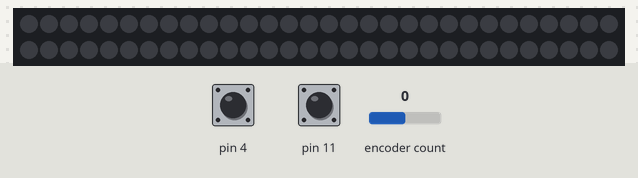
This sketch was run on a simulated Arduino Uno, built with avr-gcc and run on an emulated ATmega328P. Shown: 60 RGB LEDs in strip order, left to right, continuing on the next row. The test bench sets the inputs (shaded band); at power-on: encoder count 0, pin 11 HIGH, pin 4 HIGH. Dim RGB values are drawn brighter than linear; random numbers use the default seed unless the sketch sets one.

Above: at 1.2 s.
1.3 s: encoder count set to 1
At 2.74 s:
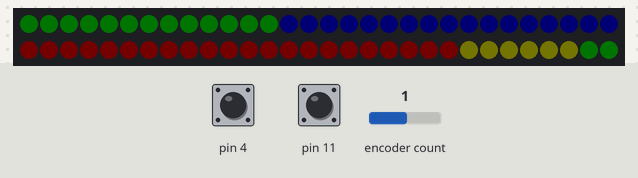
3.1 s: pin 11 pulled LOW for 0.15 s
At 3.63 s:
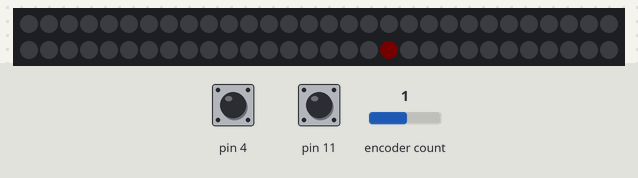
3.8 s: encoder count set to 5
6.7 s: pin 11 pulled LOW for 0.15 s
7.4 s: pin 11 pulled LOW for 0.15 s
8.1 s: encoder count set to 9
Timing chart, 0 to 11.1 s (numbered marks = the images above; inputs shaded):
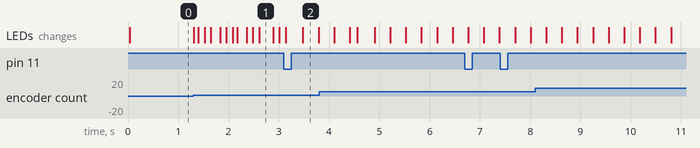

Measured:
- after the input at 1.3 s, the LEDs: first change at once (image 1 shows a later state)

The sketch:

address_LED_strip.ino
```cpp
/* прошивка гирлянды от АРТЕМА МАТВЕЕВА
 *
 * может использоватся в качестве гирлянды или как подсветка рабочего стола
 * имеет 5 режимов работы (можно добавлять и убирать)
 * может работать автономно
 * ВСЕ КОМПОНЕНТЫ ДЛЯ СБОРКИ ЕСТЬ В ГАЙВЕР КИТ!
 * создано для конкурса GIANT4
 */
//==========ИЗМЕНИТЬ==========//
#define A 9 // пин энкодера
#define B 10 // пин энкодера
#define C 11 // пин кнопки энкодера
#define LED_PIN 8 // пин ардесной светодиодной ленты
#define MODEL WS2812 // модель ленты
#define LED_NUM 60 // кол-во светодиодов ленте
#define MIN_LIGHT 0 // минималная яркость
#define MAX_LIGHT 100 // максималная яркость
#define MODES 5 // всего режимов
#define BRIGHT 15 // начальня яркость ленты
#define DELAY 30 // скорость эффектов
//==========БИБЛИОТЕКИ==========//
#include "FastLED.h"
#include <EncButton.h>
//==========ОСНОВНОЙ КОД(НЕ ТРОГАТЬ)==========//
int mode = 1;
byte baza = 0;
CRGB leds[LED_NUM];
EncButton<EB_TICK, A, B, 4> enc;
EncButton<EB_TICK, C> btn;
unsigned long timing;
void setup() {
  FastLED.addLeds<MODEL, LED_PIN, GRB>(leds, LED_NUM);

  FastLED.setBrightness(BRIGHT);
  Serial.begin(9600);
}
byte counter;
int val = 0;
int val2 = 0;
void loop() {
//==========ОПРОС ЭНКОДЕРА==========//
  enc.tick();
  btn.tick();

  if (btn.click()){
  mode = mode + 1;
  if (mode > MODES){
  mode = 1;
  }
  }
  if (enc.right()) {
    val += 1;
    //Serial.println(val);
  }
  if (enc.left()) {
    val -= 1;
    //Serial.println(val);
  }

  if(val < MIN_LIGHT){
   val = MIN_LIGHT;
  }
  if(val > MAX_LIGHT){
   val = MAX_LIGHT;
  }
  val2 = constrain(val, 0, 255);
  val2 = map(val, 0, 255, MIN_LIGHT, MAX_LIGHT);
  val2 = constrain(val, MIN_LIGHT, MAX_LIGHT);

  //==========ЭФФЕКТ "РАДУГА"==========//
  if(mode == 1){
  FastLED.clear();
  if (millis() - timing > DELAY){
  timing = millis();
  FastLED.setBrightness(val2);
  for (int i = 0; i < LED_NUM; i++) {
    leds[i].setHue(counter + i * 255 / LED_NUM);
  }
  counter++;        // counter меняется от 0 до 255 (тип данных byte)
  FastLED.show();
  }

  //==========ЭФФЕКТ "КОНФЕТИ"==========//
  }else if(mode == 2){
  FastLED.clear();

  if (millis() - timing > DELAY){
  timing = millis();
  fadeToBlackBy(leds, LED_NUM, 2);
  int pos = random16(LED_NUM);
  leds[pos] += CHSV(baza++ + random8(64), 200, 255);
  FastLED.setBrightness(val2);
  FastLED.show();
    }

  //==========ЭФФЕКТ "БЕГУЩИЙ ОГОНЕК"==========//
  }else if(mode == 3){
  FastLED.clear();

  if (millis() - timing > DELAY){
  timing = millis();
  FastLED.setBrightness(val2);
  fadeToBlackBy(leds, LED_NUM, 2);
  int pos1 = beatsin16(13, 0, LED_NUM - 1);
  leds[pos1] += CHSV(baza++, 255, 192);
  FastLED.setBrightness(val2);
  FastLED.show();
   }

  //==========ЭФФЕКТ "ФОКУС"==========//
  }else if(mode == 4){
  FastLED.clear();

  if (millis() - timing > DELAY){
  timing = millis();
  fadeToBlackBy(leds, LED_NUM, 2);
  for (int i = 0; i < 8; i++) {
  leds[beatsin16(i + 7, 0, LED_NUM - 1)] |= CHSV(baza+=16, 200, 255);
  }
  FastLED.setBrightness(val2);
  FastLED.show();
   }

  //==========ЭФФЕКТ "РАДУГА С МЕРЦАНИЕМ"==========//
  }else if(mode == 5){
  FastLED.clear();

   if (millis() - timing > 20){
  timing = millis();
  fill_rainbow( leds, LED_NUM, baza++, 7);
  if (random8() < 80) { leds[ random16(LED_NUM) ] += CRGB::White; }
  FastLED.setBrightness(val2);
  FastLED.show();
    }
  }
}
```
